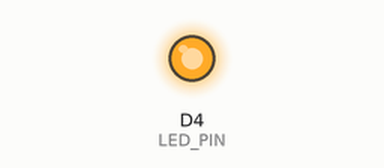
Simulated run of this sketch. Board: ESP8266 (NodeMCU). Shown: output pins drawn as LEDs (lit = HIGH). WiFi joins after 1.5 s; servers stay silent unless stated; uploads are accepted with an empty reply; what the sketch prints to the serial monitor is not drawn.

Above: at 4.1 s.
At 9.3 s:
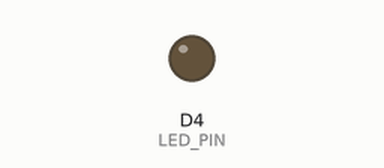
Timing chart, 0 to 15.0 s (numbered marks = the images above):
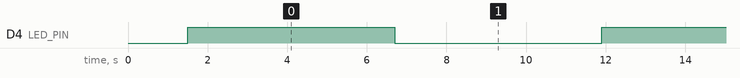

Measured:
- by itself, D4 (LED_PIN): alternates HIGH for 5.2 s and LOW for 5.2 s

The sketch:

led_test.ino
```cpp
#include <ESP8266WiFi.h>
#include <ESP8266HTTPClient.h>

#define LED_PIN D4  // GPIO2 on ESP8266
bool status = true;

// Replace with your Wi-Fi credentials
const char* ssid = "Airtel_9962583910";
const char* password = "air10719";

// Replace with your laptop's IP address (Flask host)
const char* serverIP = "192.168.1.3";  // <-- change this
const int serverPort = 5000;

void setup() {
  pinMode(LED_PIN, OUTPUT);
  Serial.begin(115200);

  WiFi.begin(ssid, password);
  Serial.print("Connecting to WiFi");
  while (WiFi.status() != WL_CONNECTED) {
    delay(500);
    Serial.print(".");
  }
  Serial.println("\nWiFi connected");
}

void loop() {
  if (status) {
    digitalWrite(LED_PIN, HIGH);
    Serial.println("LED is ON");
  } else {
    digitalWrite(LED_PIN, LOW);
    Serial.println("LED is OFF");
  }

  // Send POST request to Flask
  if (WiFi.status() == WL_CONNECTED) {
    HTTPClient http;
    String url = "http://" + String(serverIP) + ":" + String(serverPort) + "/update";
    WiFiClient client;
    http.begin(client, url);
    http.addHeader("Content-Type", "application/json");

    String payload = "{\"led_state\": \"" + String(status ? "ON" : "OFF") + "\"}";
    int httpCode = http.POST(payload);

    Serial.print("POST Status Code: ");
    Serial.println(httpCode);

    http.end();
  } else {
    Serial.println("WiFi not connected.");
  }

  delay(5000);
  status = !status;
}
```
